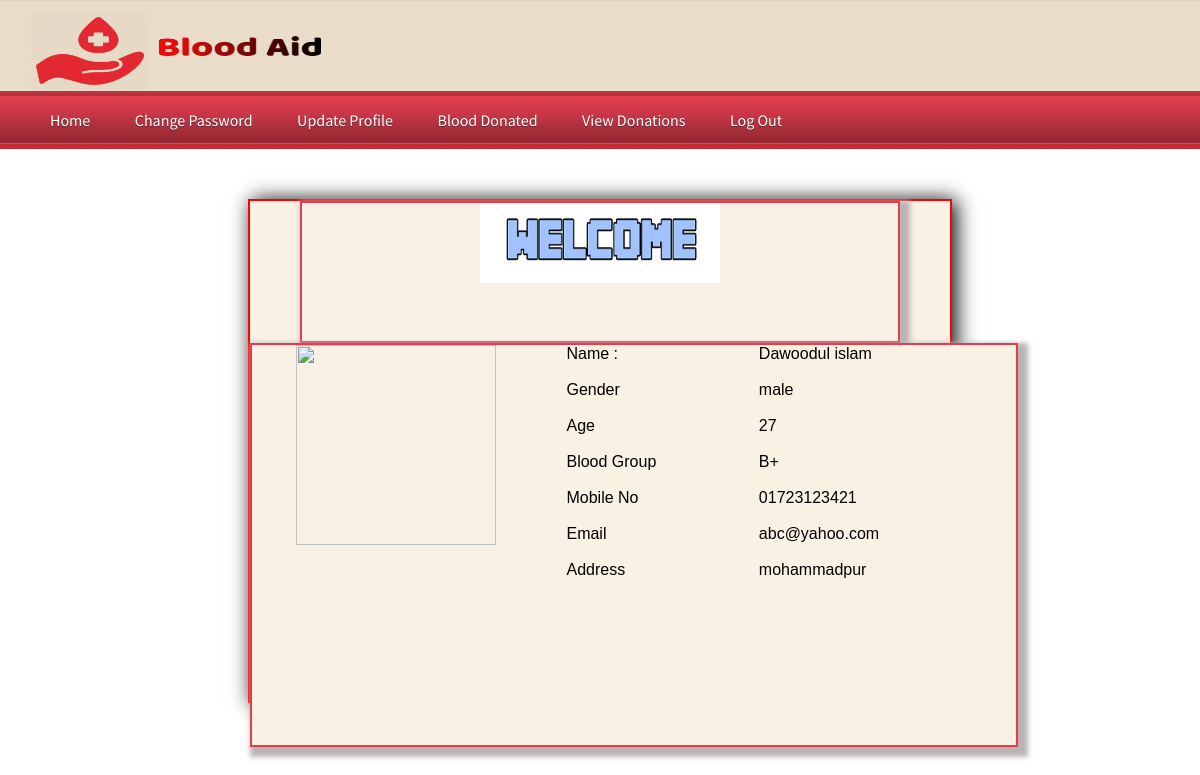
Screenshot of /donor/index.php (signed in) with the database file from the repository.
### tables this page shows
CREATE TABLE IF NOT EXISTS `donarregistration` (
  `donar_id` int(100) NOT NULL,
  `name` varchar(100) NOT NULL,
  `gender` varchar(100) NOT NULL,
  `age` varchar(100) NOT NULL,
  `mobile` varchar(100) NOT NULL,
  `email` varchar(100) NOT NULL,
  `pwd` int(100) NOT NULL,
  `pic` varchar(1000) NOT NULL,
  `Address` varchar(200) NOT NULL,
  `bg_name` varchar(100) NOT NULL
);

### donor/index.php (the view, shortened to what this page needs)
<!DOCTYPE html PUBLIC "-//W3C//DTD XHTML 1.0 Transitional//EN" "http://www.w3.org/TR/xhtml1/DTD/xhtml1-transitional.dtd">
<html xmlns="http://www.w3.org/1999/xhtml">
<head>
<link href="css/lightbox.css" rel="stylesheet" />
    <link href="StyleSheet.css" rel="stylesheet" type="text/css" />
<link href="css/style.css" rel="stylesheet" type="text/css" media="all" />
<link href="css/flexslider.css" rel="stylesheet" type="text/css" media="all" />
</head>
<body>
<div style= "background-color : #E9DCC9; border-top: 1px solid rgba(214, 195, 167, 0.34);">
<div class="wrap">
<div class="header">
		<div class="logo">
            <a href="home(after).php"><img src="pic/logo.png" alt="" style="height:80px;width:120px;" ><img src="Images/nameddd.png" alt="" style="height:90px;width:180px;" ></a>
		</div>
	</div>
</div>
</div>
<div class="nav_bg">
<div class="wrap">
		<ul class="nav">
            <li><a href="home(after).php">Home</a></li>
			<li><a href="chngpwd.php">Change Password</a></li>
			<li><a href="updateprofile.php">Update Profile</a></li>
			<li><a href="blooddonated.php">Blood Donated</a></li>
            <li><a href="viewdonations.php">View Donations</a></li>
            <li><a href="logout.php">log Out</a></li>
            </ul>
	</div>
    </div>
<div style="height:500px; width:700px; margin:auto; margin-top:50px; margin-bottom:50px; background-color:#f8f1e4; border:2px solid red; box-shadow:4px 1px 20px black;">
    <?php include('function.php'); ?>
     <?php
            $con = mysqli_connect("localhost","root","");
            $sql = "SELECT * FROM donarregistration WHERE email='" .$_SESSION["email"] ."'";
            $records = mysqli_query($con,$sql);
            while($row3 = mysqli_fetch_array($records))
            {
                $name=$row3['name'];
                $gender=$row3['gender'];
                $age=$row3['age'];
                $bg=$row3['bg_name'];
                $mobile=$row3['mobile'];
                $email=$row3['email'];
                $pic=$row3['pic'];
                $add=$row3['Address'];
            }
    ?>
    <form>
    <table cellpadding="0" cellspacing="0" width="600px"  class="tableborder" style="margin:auto">
    <tr><td style="padding-bottom:40px" colspan="2" align="center"><img src="Images/profile.png" height="80px" /></td></tr>
     <tr><td colspan="2">&nbsp;</td></tr>
     <table cellpadding="0" cellspacing="0" width="600px"  class="tableborder" style="margin:auto">
    <tr><td  align="right">&nbsp;</td><td><img src="<?php echo @$pic; ?>" style="padding-left:40px"  width="200px" height="200px"/>
    <td style="vertical-align:top" width="450px" height="400px">
                <table cellpadding="0" cellspacing="0" width="450px">
   <td style="vertical-align:top; padding-left:70px" width="500px">
   <table cellpadding="0" cellspacing="0" width="450px" align="center" >
    <tr><td class="lefttd"  style="vertical-align:middle"> Name :</td><td><?php echo @$name;  ?></td></tr>
         <tr><td>&nbsp;</td><td>&nbsp;</td></tr>
<tr><td class="lefttd">Gender</td><td>  <?php echo $gender ?> </td></tr>
         <tr><td>&nbsp;</td><td>&nbsp;</td></tr>
        <tr><td class="lefttd"  style="vertical-align:middle"> Age</td><td><?php echo @$age;?></td></tr>
         <tr><td>&nbsp;</td><td>&nbsp;</td></tr>
       <tr><td class="lefttd"  style="vertical-align:middle"> Blood Group</td><td><?php echo @$bg;?></td></tr>
         <tr><td>&nbsp;</td><td>&nbsp;</td></tr>
          <tr><td class="lefttd"  style="vertical-align:middle"> Mobile No</td><td><?php echo @$mobile;?></td></tr>
         <tr><td>&nbsp;</td><td>&nbsp;</td></tr>
          <tr><td class="lefttd"  style="vertical-align:middle"> Email</td><td><?php echo @$email;?></td></tr>
         <tr><td>&nbsp;</td><td>&nbsp;</td></tr>
       <tr><td class="lefttd"  style="vertical-align:middle"> Address</td><td><?php echo @$add;?></td></tr>
         <tr><td>&nbsp;</td><td>&nbsp;</td></tr>
		</table></table></td></tr>	</table>
        </form>
	</div>
</body>
</html>

### donor/css/lightbox.css (style rules this page uses)
body:after { content: url(../img/close.png) url(../img/loading.gif) url(../img/prev.png) url(../img/next.png); display: none; }

### donor/css/style.css (style rules this page uses)
html,body,div,span,applet,object,iframe,h1,h2,h3,h4,h5,h6,p,blockquote,pre,a,abbr,acronym,address,big,cite,code,del,dfn,em,img,ins,kbd,q,s,samp,small,strike,strong,sub,sup,tt,var,b,u,i,dl,dt,dd,ol,nav ul,nav li,fieldset,form,label,legend,table,caption,tbody,tfoot,thead,tr,th,td,article,aside,canvas,details,embed,figure,figcaption,footer,header,hgroup,menu,nav,output,ruby,section,summary,time,mark,audio,video { margin:0;padding:0;border:0;font-size:100%;font:inherit;vertical-align:baseline; }
ol,ul { list-style:none;margin:0;padding:0; }
table { border-collapse:collapse;border-spacing:0; }
a { text-decoration:none; }
img { max-width:100%; }
body { font-family: Arial, Geneva,Helvetica, sans-serif; font-size: 100%; }
.wrap { margin:0 auto; width:80%; }
.nav_bg { background: url('../images/nav_bg.png') center 0 repeat-x #CF797E; height:58px; }
.nav li { display:inline-block; }
.nav li a { font-family: 'Source Sans Pro', sans-serif; line-height:1.8em; display:block; text-decoration:none; font-weight:normal; color:#ffffff; padding:15px 20px; font-size: 1em; text-transform: capitalize; text-shadow: 0 1px 0 #5C2830; letter-spacing:0px; }
@media only screen and (max-width: 1280px) { .wrap { width:95%; } }

### rows the page displays
donarregistration: name "Dawoodul islam", gender "male", age "27", bg_name "B+", mobile "01723123421", email "abc@yahoo.com", Address "mohammadpur"
